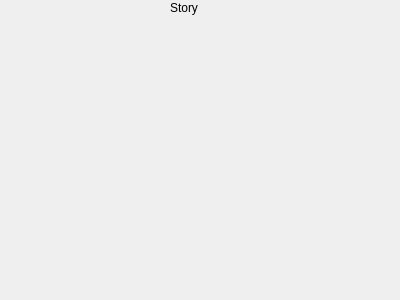
<?xml version="1.0" encoding="UTF-8"?>
<ui version="4.0">
 <class>story</class>
 <widget class="QDialog" name="story">
  <property name="geometry">
   <rect>
    <x>0</x>
    <y>0</y>
    <width>400</width>
    <height>300</height>
   </rect>
  </property>
  <property name="windowTitle">
   <string>Dialog</string>
  </property>
  <widget class="QLabel" name="label">
   <property name="geometry">
    <rect>
     <x>170</x>
     <y>0</y>
     <width>58</width>
     <height>16</height>
    </rect>
   </property>
   <property name="text">
    <string>Story</string>
   </property>
  </widget>
 </widget>
 <resources/>
 <connections/>
</ui>
